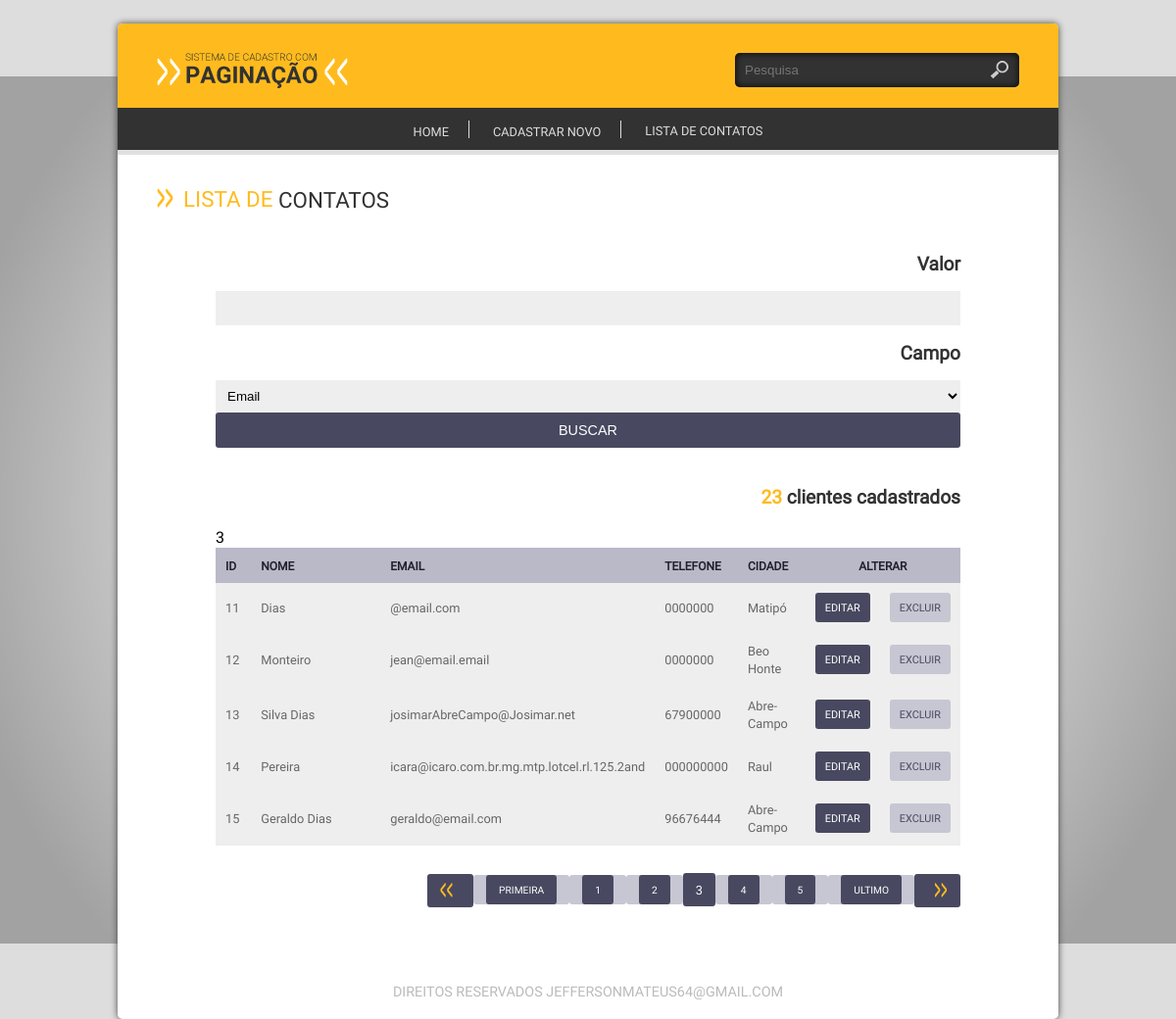
/index.php?link=3&pg=2, run on the app's committed database.
### tables this page shows
CREATE TABLE `cliente` (
  `id_cliente` int(11) NOT NULL,
  `cliente` varchar(2000) NOT NULL,
  `endereco` varchar(150) DEFAULT NULL,
  `bairro` varchar(100) DEFAULT NULL,
  `cidade` varchar(100) DEFAULT NULL,
  `cep` varchar(10) NOT NULL,
  `fone` varchar(15) NOT NULL,
  `email` varchar(150) NOT NULL,
  `cpf` varchar(11) NOT NULL
);

### config/crud.php (called while the page is built, shortened)
<?php
function openConection() {
    $conection = @mysqli_connect(HOST, USER, PASSWORD, DATABASE) or die(mysqli_connect_error());
    mysqli_set_charset($conection, CHARSET);
    return $conection;
}
function runsql($sql) {
    $conection = openConection();
    $qry = @mysqli_query($conection, $sql) or die(mysqli_erro($conection));
    return $qry;
}
function queryData($tabela, $condicao = NULL, $campos = "*") {
    $sql = "SELECT {$campos} FROM {$tabela} {$condicao}";
    $qry = runsql($sql);
    if (!mysqli_num_rows($qry)) {
        return FALSE;
    } else {
        while ($linha = @mysqli_fetch_array($qry)) {
            $dados[] = $linha;
        }
        return $dados;
    }
}
function selecionar($comandosql) {
    $sql = $comandosql;
    $qry = runsql($sql);
    if (!mysqli_num_rows($qry)) {
        return false;
    } else {
        while ($linha = @mysqli_fetch_array($qry)) {
            $dados[] = $linha;
        }
        return $dados;
    }
}
function allrows($sql){
    $qry = runsql($sql);
    return mysqli_num_rows($qry);
}

### lst/lst_cliente.php (the view, shortened to what this page needs)
<?php
$pg       = isset($_GET['pg'])? $_GET['pg']: 0;
$pesq     = isset($_POST['pesq']) ? $_POST['pesq'] : NULL;
$campo    = isset($_POST['campo']) ? $_POST['campo'] : NULL;
if ($pesq) {
    $sql = "SELECT * FROM `cliente` WHERE `$campo` like%$pesq%";
} else {
    $sql = "SELECT * FROM `cliente`";
}
$clientes = queryData("cliente");
$cliente = selecionar($sql);
$total = allrows($sql);
$lpp = 5;
$paginas = ceil($total / $lpp-1);
$total_paginas = ceil($total / $lpp);
$inicio = $pg * $lpp;
?>
<div class="base-home">
    <h1 class="titulo"><span class="cor">Lista de</span> contatos</h1>
    <div class="base-lista">
        <div class="busca-lista">
        <form action="<?php echo URL_BASE . "index.php" ?>"method="get">
            <div class="col">
                <span>Valor</span>
                <input type="text" name="pesq" value="<?php echo $pesq ?>" >
            </div>
            <div class="col">
                <span>Campo</span>
                <select name="campo">
                    <option value="email" selected>Email</option>
                </select>
            </div>
            <div class="col">
                <input type="submit" value="buscar" class="btn">
            </div>
        </form>
        </div>
    <br>
    <span class="busca-lista"><b><?php echo $total ?></b> clientes cadastrados</span>
    <div class="tabela">
        <table width="100%" border="0" cellspacing="0" cellpadding="0">
            <thead>
                <tr>
                    <th width="5%" align="left">ID</th>
                    <th width="25%" align="left">Nome</th>
                    <th width="25%" align="left">Email</th>
                    <th width="10%" align="left">Telefone</th>
                    <th width="10%" align="left">Cidade</th>
                    <th width="20%" colspan="2" align="center">Alterar</th>
                </tr>
            </thead>
            <?php
            $clientes = selecionar($sql ." LIMIT $inicio, $lpp");
            if($clientes){
            foreach ($clientes as $cliente) {
                    ?>
                    <tbody>
                        <tr class="cor1">
                            <td><?php echo $cliente["id_cliente"] ?></td>
                            <td><?php echo $cliente["cliente"] ?></td>
                            <td><?php echo $cliente["email"] ?></td>
                            <td><?php echo $cliente["fone"] ?></td>
                            <td><?php echo $cliente["cidade"] ?></td>
                            <td align="center">
                                <a href="<?php echo "index.php?link=2&acao=Editar&id=" . $cliente["id_cliente"] ?>" class="btn">Editar</a>
                            </td>
                            <td align="center">
                                <a href="<?php echo "index.php?link=2&acao=Excluir&id=" . $cliente["id_cliente"] ?>" class="btn excluir">excluir</a>
                            </td>
                        </tr>
                        <?php
                    }
            }else{
                echo"Empty page";
            }
                ?>
        </table>
    </div>
    <ul class="paginacao">
    <?php echo paginacao("index.php?link=3", $paginas,$total_paginas, $pg); ?>
    </ul>
    </div>
</div>

### css/style.css (style rules this page uses)
* { margin:0; padding:0; box-sizing:border-box; -webkit-box-sizing:border-box; -moz-box-sizing:border-box; -o-box-sizing:border-box; -ms-box-sizing:border-box; vertical-align:middle; }
html, body { height:100%; background:#ddd url(../img/fundo.png) fixed no-repeat center; background-size:100%; }
body { font-size:1em; font-family: 'rregular'; }
h1, h2, h3, h4, h5 { margin:0; padding:0; text-transform:uppercase; font-weight:inherit; }
a { text-decoration:none; color:#444; }
input ,textarea, select { width:100%; max-width:100%; padding:10px; background:#EEEEEE; border:0 }
input[type=date], select { padding:8px }
ul ,li { list-style:none; }
.base-home { width:100%; float:left; padding:20px 40px; }
.titulo { display:block; padding:10px 0; color:#323232; font-weight:inherit; font-size:1.4em; text-transform:uppercase; }
.titulo:before { content:url(../img/ico-seta-ttl.png); padding-right:10px; }
.titulo .cor { color:#FFBB1E; position:relative; top:-3px; }
.btn { display:block; padding:10px; border-radius:3px; -webkit-border-radius:3px; -moz-border-radius:3px; -moz-border-radius:3px; -o-border-radius:3px; text-transform:uppercase; color:#fff; background:#484860; font-size:.9em; }
.base-home .base-lista { width:100%; float:left; padding:10px 60px; }
.base-home .base-lista span { color:#323232; display:block; padding:15px 0; font-weight:bold; text-align:right; font-size:1.2em; }
.base-home .base-lista span b { color:#FFBA1E; position:relative; top:-2px; }
.base-home .base-lista .tabela table { width:100%; }
.base-home .base-lista .tabela table th { padding:10px; text-transform:uppercase; color:#20202F; background:#B9B9C8; font-size:.75em; }
.base-home .base-lista .tabela table td { padding:10px; color:#666666; font-size:.8em; }
.base-home .base-lista .tabela .cor1 { background:#EEEEEE; }
.base-home .base-lista .tabela .btn { font-size:.85em; padding:8px 10px; }
.base-home .base-lista .tabela .btn.excluir { background:#C7C7D3; color:#484860; }
.base-home .base-lista .paginacao { width:100%; float:left; padding:30px 0; text-align:right; }

### data on the page
cliente: id_cliente "11", cliente "Dias", email "@email.com", fone "0000000", cidade "Matipó"
cliente: id_cliente "12", cliente "Monteiro", email "jean@email.email", fone "0000000", cidade "Beo Honte"
cliente: id_cliente "13", cliente "Silva Dias", email "josimarAbreCampo@Josimar.net", fone "67900000", cidade "Abre-Campo"
cliente: id_cliente "14", cliente "Pereira", email "icara@icaro.com.br.mg.mtp.lotcel.rl.125.2and", fone "000000000", cidade "Raul"
cliente: id_cliente "15", cliente "Geraldo Dias", email "geraldo@email.com", fone "96676444", cidade "Abre-Campo"

### other printed values
$total "23"
$aux "1"
$aux "2"
$aux "3"
$aux "4"
$aux "5"
